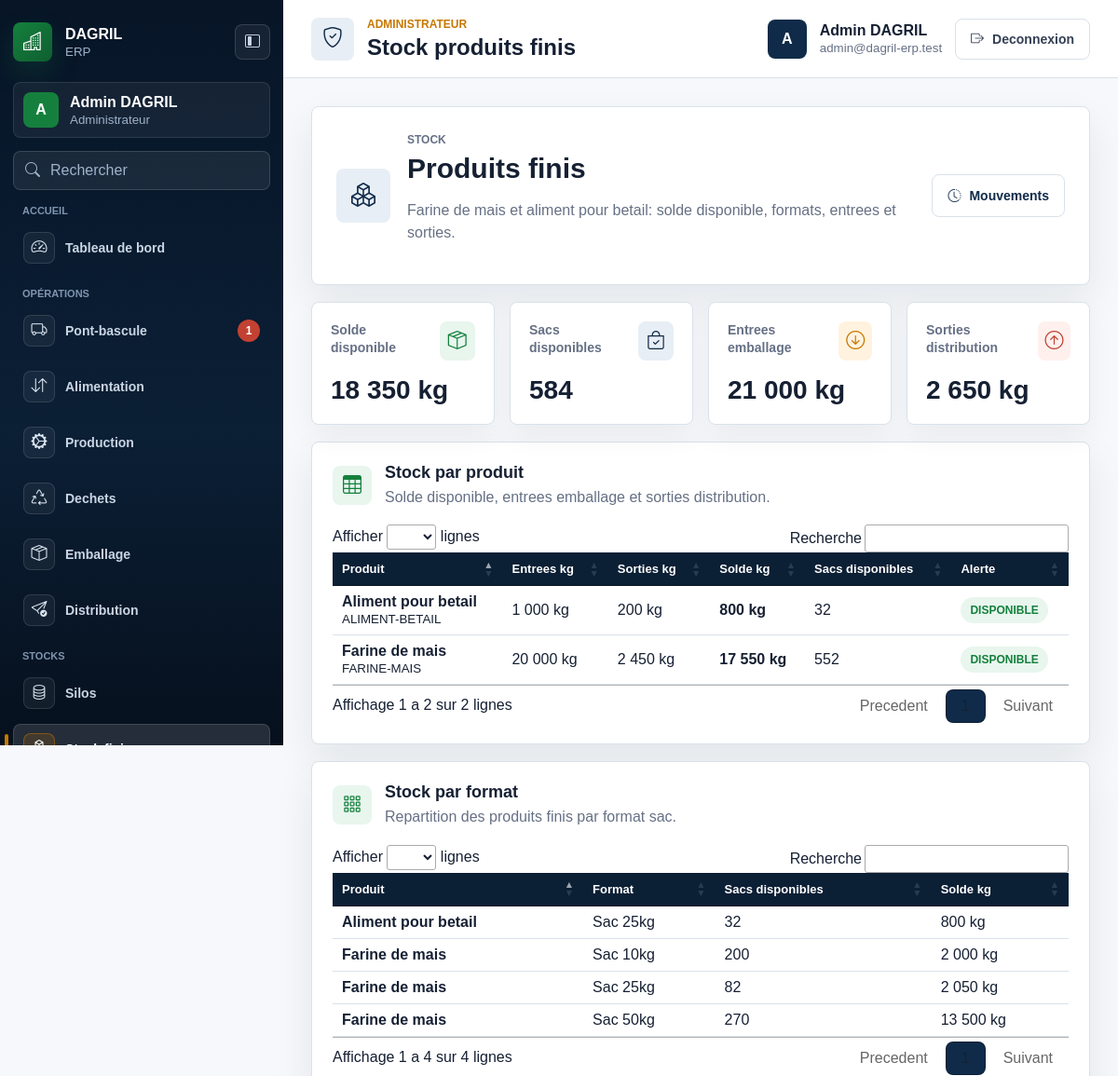
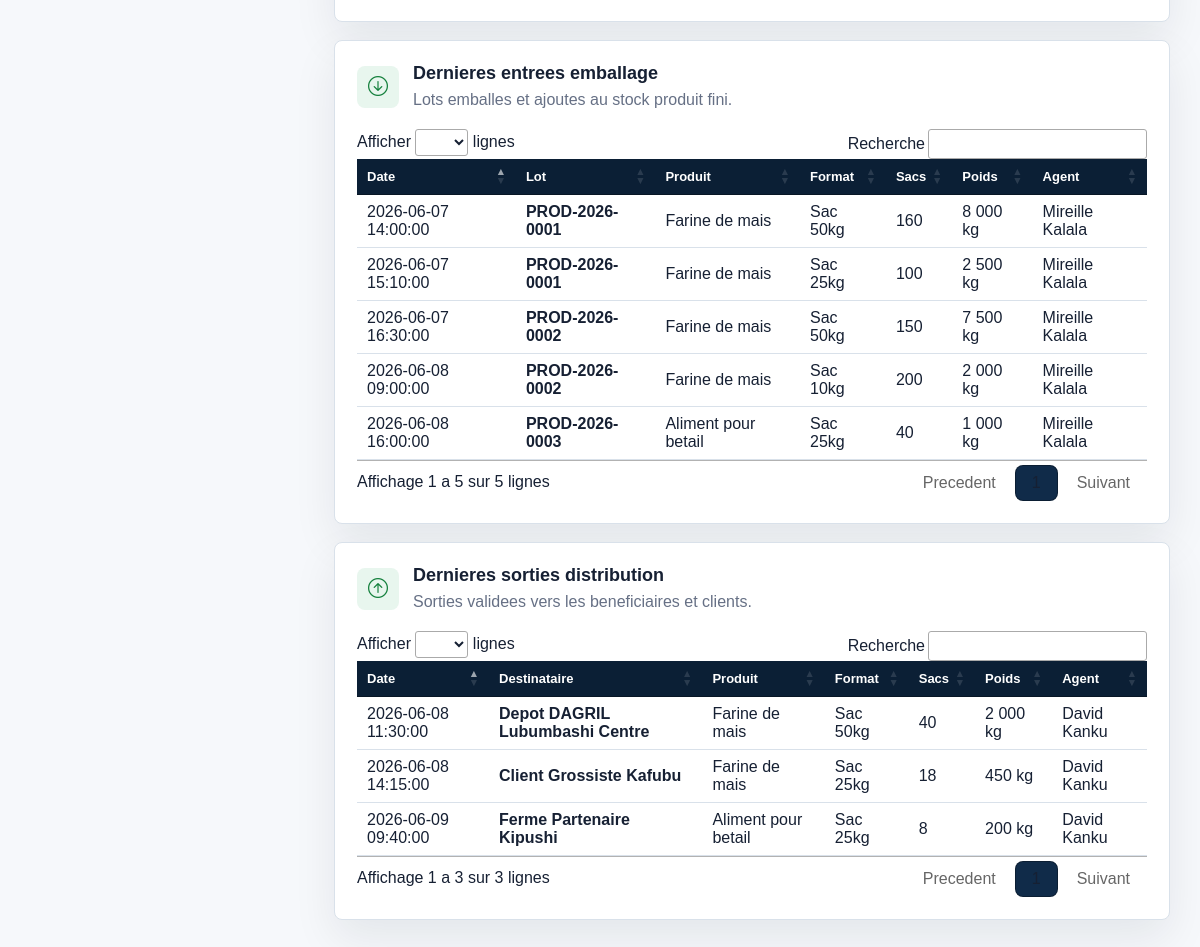
/finished-stocks (signed in), run on the app's committed database (2 pictures, top to bottom).
### tables this page shows
CREATE TABLE products (
  id INT UNSIGNED AUTO_INCREMENT PRIMARY KEY,
  name VARCHAR(150) NOT NULL,
  code VARCHAR(80) NOT NULL UNIQUE,
  category ENUM('raw_material', 'finished_product', 'waste') NOT NULL,
  unit VARCHAR(30) NOT NULL DEFAULT 'kg',
  status ENUM('active', 'inactive', 'pending', 'validated', 'cancelled') NOT NULL DEFAULT 'active',
  created_at TIMESTAMP NOT NULL DEFAULT CURRENT_TIMESTAMP,
  updated_at TIMESTAMP NULL DEFAULT NULL ON UPDATE CURRENT_TIMESTAMP,
  deleted_at TIMESTAMP NULL DEFAULT NULL
);

CREATE TABLE packaging (
  id INT UNSIGNED AUTO_INCREMENT PRIMARY KEY,
  production_batch_id INT UNSIGNED NOT NULL,
  bag_format_id INT UNSIGNED NOT NULL,
  product_id INT UNSIGNED NOT NULL,
  bags_count INT UNSIGNED NOT NULL DEFAULT 0,
  total_weight_kg DECIMAL(12,3) NOT NULL DEFAULT 0,
  packaged_at DATETIME NOT NULL,
  status ENUM('active', 'inactive', 'pending', 'validated', 'cancelled') NOT NULL DEFAULT 'pending',
  created_by INT UNSIGNED NULL,
  created_at TIMESTAMP NOT NULL DEFAULT CURRENT_TIMESTAMP,
  updated_at TIMESTAMP NULL DEFAULT NULL ON UPDATE CURRENT_TIMESTAMP,
  deleted_at TIMESTAMP NULL DEFAULT NULL,
  CONSTRAINT fk_packaging_production_batch FOREIGN KEY (production_batch_id) REFERENCES production_batches(id),
  CONSTRAINT fk_packaging_bag_format FOREIGN KEY (bag_format_id) REFERENCES bag_formats(id),
  CONSTRAINT fk_packaging_product FOREIGN KEY (product_id) REFERENCES products(id),
  CONSTRAINT fk_packaging_created_by FOREIGN KEY (created_by) REFERENCES users(id)
);

CREATE TABLE production_batches (
  id INT UNSIGNED AUTO_INCREMENT PRIMARY KEY,
  machine_feed_id INT UNSIGNED NOT NULL,
  product_id INT UNSIGNED NOT NULL,
  batch_number VARCHAR(100) NOT NULL UNIQUE,
  input_quantity_kg DECIMAL(12,3) NOT NULL,
  output_quantity_kg DECIMAL(12,3) NOT NULL DEFAULT 0,
  waste_quantity_kg DECIMAL(12,3) NOT NULL DEFAULT 0,
  started_at DATETIME NOT NULL,
  ended_at DATETIME NULL,
  status ENUM('active', 'inactive', 'pending', 'validated', 'cancelled') NOT NULL DEFAULT 'pending',
  created_by INT UNSIGNED NULL,
  validated_by INT UNSIGNED NULL,
  created_at TIMESTAMP NOT NULL DEFAULT CURRENT_TIMESTAMP,
  updated_at TIMESTAMP NULL DEFAULT NULL ON UPDATE CURRENT_TIMESTAMP,
  deleted_at TIMESTAMP NULL DEFAULT NULL,
  CONSTRAINT fk_production_batches_machine_feed FOREIGN KEY (machine_feed_id) REFERENCES machine_feeds(id),
  CONSTRAINT fk_production_batches_product FOREIGN KEY (product_id) REFERENCES products(id),
  CONSTRAINT fk_production_batches_created_by FOREIGN KEY (created_by) REFERENCES users(id),
  CONSTRAINT fk_production_batches_validated_by FOREIGN KEY (validated_by) REFERENCES users(id)
);

CREATE TABLE bag_formats (
  id INT UNSIGNED AUTO_INCREMENT PRIMARY KEY,
  name VARCHAR(120) NOT NULL,
  weight_kg DECIMAL(10,3) NOT NULL,
  status ENUM('active', 'inactive', 'pending', 'validated', 'cancelled') NOT NULL DEFAULT 'active',
  created_at TIMESTAMP NOT NULL DEFAULT CURRENT_TIMESTAMP,
  updated_at TIMESTAMP NULL DEFAULT NULL ON UPDATE CURRENT_TIMESTAMP,
  deleted_at TIMESTAMP NULL DEFAULT NULL
);

CREATE TABLE users (
  id INT UNSIGNED AUTO_INCREMENT PRIMARY KEY,
  role_id INT UNSIGNED NOT NULL,
  name VARCHAR(150) NOT NULL,
  email VARCHAR(190) NOT NULL UNIQUE,
  password VARCHAR(255) NOT NULL,
  phone VARCHAR(50) NULL,
  status ENUM('active', 'inactive', 'pending', 'validated', 'cancelled') NOT NULL DEFAULT 'active',
  last_login_at TIMESTAMP NULL DEFAULT NULL,
  created_at TIMESTAMP NOT NULL DEFAULT CURRENT_TIMESTAMP,
  updated_at TIMESTAMP NULL DEFAULT NULL ON UPDATE CURRENT_TIMESTAMP,
  deleted_at TIMESTAMP NULL DEFAULT NULL,
  CONSTRAINT fk_users_role FOREIGN KEY (role_id) REFERENCES roles(id)
);

CREATE TABLE distributions (
  id INT UNSIGNED AUTO_INCREMENT PRIMARY KEY,
  finished_stock_id INT UNSIGNED NOT NULL,
  product_id INT UNSIGNED NOT NULL,
  bag_format_id INT UNSIGNED NOT NULL,
  recipient_name VARCHAR(180) NOT NULL,
  transporter VARCHAR(180) NULL,
  exit_voucher VARCHAR(100) NOT NULL UNIQUE,
  quantity_bags INT UNSIGNED NOT NULL,
  total_weight_kg DECIMAL(12,3) NOT NULL,
  distributed_at DATETIME NOT NULL,
  status ENUM('active', 'inactive', 'pending', 'validated', 'cancelled') NOT NULL DEFAULT 'pending',
  created_by INT UNSIGNED NULL,
  validated_by INT UNSIGNED NULL,
  created_at TIMESTAMP NOT NULL DEFAULT CURRENT_TIMESTAMP,
  updated_at TIMESTAMP NULL DEFAULT NULL ON UPDATE CURRENT_TIMESTAMP,
  deleted_at TIMESTAMP NULL DEFAULT NULL,
  CONSTRAINT fk_distributions_finished_stock FOREIGN KEY (finished_stock_id) REFERENCES finished_stocks(id),
  CONSTRAINT fk_distributions_product FOREIGN KEY (product_id) REFERENCES products(id),
  CONSTRAINT fk_distributions_bag_format FOREIGN KEY (bag_format_id) REFERENCES bag_formats(id),
  CONSTRAINT fk_distributions_created_by FOREIGN KEY (created_by) REFERENCES users(id),
  CONSTRAINT fk_distributions_validated_by FOREIGN KEY (validated_by) REFERENCES users(id)
);

### app/views/finished_stocks/index.php (the view, shortened to what the rows shown need)
<?php
$availableKg = array_sum(array_map(function ($row) {
    return (float) $row['available_kg'];
}, $productStock));
$availableBags = array_sum(array_map(function ($row) {
    return (int) $row['available_bags'];
}, $productStock));
$entriesKg = array_sum(array_map(function ($row) {
    return (float) $row['entries_kg'];
}, $productStock));
$outputsKg = array_sum(array_map(function ($row) {
    return (float) $row['outputs_kg'];
}, $productStock));
?>
<section class="dashboard-hero">
    <span class="hero-icon"><i class="bi bi-boxes"></i></span>
    <div>
        <p class="section-label">Stock</p>
        <h2>Produits finis</h2>
        <p>Farine de mais et aliment pour betail: solde disponible, formats, entrees et sorties.</p>
    </div>
    <a href="<?= e(base_url('finished-stocks/movements')) ?>" class="page-action"><i class="bi bi-clock-history"></i><span>Mouvements</span></a>
</section>
<section class="metric-grid">
    <article class="metric-card"><div class="metric-card-top"><span>Solde disponible</span><span class="metric-icon tone-green"><i class="bi bi-box-seam"></i></span></div><strong><?= e(number_format($availableKg, 0, ',', ' ')) ?> kg</strong></article>
    <article class="metric-card"><div class="metric-card-top"><span>Sacs disponibles</span><span class="metric-icon tone-blue"><i class="bi bi-bag-check"></i></span></div><strong><?= e(number_format($availableBags, 0, ',', ' ')) ?></strong></article>
    <article class="metric-card"><div class="metric-card-top"><span>Entrees emballage</span><span class="metric-icon tone-orange"><i class="bi bi-arrow-down-circle"></i></span></div><strong><?= e(number_format($entriesKg, 0, ',', ' ')) ?> kg</strong></article>
    <article class="metric-card"><div class="metric-card-top"><span>Sorties distribution</span><span class="metric-icon tone-red"><i class="bi bi-arrow-up-circle"></i></span></div><strong><?= e(number_format($outputsKg, 0, ',', ' ')) ?> kg</strong></article>
</section>
<section class="table-panel">
    <div class="panel-heading"><span class="panel-icon"><i class="bi bi-table"></i></span><div><h3>Stock par produit</h3><p>Solde disponible, entrees emballage et sorties distribution.</p></div></div>
    <div class="table-responsive">
        <table id="finishedProductTable" class="enterprise-table">
            <thead>
                <tr>
                    <th>Produit</th>
                    <th>Entrees kg</th>
                    <th>Sorties kg</th>
                    <th>Solde kg</th>
                    <th>Sacs disponibles</th>
                    <th>Alerte</th>
                </tr>
            </thead>
            <tbody>
                <?php foreach ($productStock as $row): ?>
                    <?php $available = (float) $row['available_kg']; ?>
                    <tr>
                        <td><strong><?= e($row['name']) ?></strong><br><small><?= e($row['code']) ?></small></td>
                        <td><?= e(number_format((float) $row['entries_kg'], 0, ',', ' ')) ?> kg</td>
                        <td><?= e(number_format((float) $row['outputs_kg'], 0, ',', ' ')) ?> kg</td>
                        <td><strong><?= e(number_format($available, 0, ',', ' ')) ?> kg</strong></td>
                        <td><?= e(number_format((int) $row['available_bags'], 0, ',', ' ')) ?></td>
                        <td><span class="status-badge status-<?= $available <= 0 ? 'cancelled' : ($available <= 500 ? 'pending' : 'validated') ?>"><?= $available <= 0 ? 'Rupture' : ($available <= 500 ? 'Stock faible' : 'Disponible') ?></span></td>
                    </tr>
                <?php endforeach; ?>
            </tbody>
        </table>
    </div>
</section>
<section class="table-panel">
    <div class="panel-heading"><span class="panel-icon"><i class="bi bi-grid-3x3-gap"></i></span><div><h3>Stock par format</h3><p>Repartition des produits finis par format sac.</p></div></div>
    <div class="table-responsive">
        <table id="finishedFormatTable" class="enterprise-table">
            <thead>
                <tr>
                    <th>Produit</th>
                    <th>Format</th>
                    <th>Sacs disponibles</th>
                    <th>Solde kg</th>
                </tr>
            </thead>
            <tbody>
                <?php foreach ($formatStock as $row): ?>
                    <tr>
                        <td><strong><?= e($row['product_name']) ?></strong></td>
                        <td><?= e($row['format_name']) ?></td>
                        <td><?= e(number_format((int) $row['available_bags'], 0, ',', ' ')) ?></td>
                        <td><?= e(number_format((float) $row['available_kg'], 0, ',', ' ')) ?> kg</td>
                    </tr>
                <?php endforeach; ?>
            </tbody>
        </table>
    </div>
</section>
<section class="table-panel">
    <div class="panel-heading"><span class="panel-icon"><i class="bi bi-arrow-down-circle"></i></span><div><h3>Dernieres entrees emballage</h3><p>Lots emballes et ajoutes au stock produit fini.</p></div></div>
    <div class="table-responsive">
        <table id="finishedEntriesTable" class="enterprise-table">
            <thead>
                <tr>
                    <th>Date</th>
                    <th>Lot</th>
                    <th>Produit</th>
                    <th>Format</th>
                    <th>Sacs</th>
                    <th>Poids</th>
                    <th>Agent</th>
                </tr>
            </thead>
            <tbody>
                <?php foreach ($entries as $row): ?>
                    <tr>
                        <td><?= e($row['packaged_at']) ?></td>
                        <td><strong><?= e($row['batch_number']) ?></strong></td>
                        <td><?= e($row['product_name']) ?></td>
                        <td><?= e($row['format_name']) ?></td>
                        <td><?= e(number_format((int) $row['bags_count'], 0, ',', ' ')) ?></td>
                        <td><?= e(number_format((float) $row['total_weight_kg'], 0, ',', ' ')) ?> kg</td>
                        <td><?= e($row['agent_name'] ?: '-') ?></td>
                    </tr>
                <?php endforeach; ?>
            </tbody>
        </table>
    </div>
</section>
<section class="table-panel">
    <div class="panel-heading"><span class="panel-icon"><i class="bi bi-arrow-up-circle"></i></span><div><h3>Dernieres sorties distribution</h3><p>Sorties validees vers les beneficiaires et clients.</p></div></div>
    <div class="table-responsive">
        <table id="finishedOutputsTable" class="enterprise-table">
            <thead>
                <tr>
                    <th>Date</th>
                    <th>Destinataire</th>
                    <th>Produit</th>
                    <th>Format</th>
                    <th>Sacs</th>
                    <th>Poids</th>
                    <th>Agent</th>
                </tr>
            </thead>
            <tbody>
                <?php foreach ($outputs as $row): ?>
                    <tr>
                        <td><?= e($row['distributed_at']) ?></td>
                        <td><strong><?= e($row['recipient_name']) ?></strong></td>
                        <td><?= e($row['product_name']) ?></td>
                        <td><?= e($row['format_name']) ?></td>
                        <td><?= e(number_format((int) $row['quantity_bags'], 0, ',', ' ')) ?></td>
                        <td><?= e(number_format((float) $row['total_weight_kg'], 0, ',', ' ')) ?> kg</td>
                        <td><?= e($row['agent_name'] ?: '-') ?></td>
                    </tr>
                <?php endforeach; ?>
            </tbody>
        </table>
    </div>
</section>
<link rel="stylesheet" href="https://cdn.datatables.net/1.13.8/css/jquery.dataTables.min.css">

### app/core/Router.php (shortened to what the rows shown need)
<?php
class Router
{
    private $routes = [];
    public function add($method, $path, $handler, array $options = [])
    {
        $this->routes[] = [
            'method' => strtoupper($method),
            'path' => '/' . trim($path, '/'),
            'handler' => $handler,
            'auth' => $options['auth'] ?? false,
            'roles' => $options['roles'] ?? [],
        ];
    }
    public function dispatch($method, $uri)
    {
        $requestPath = rawurldecode(parse_url($uri, PHP_URL_PATH));
        $requestPath = '/' . trim($requestPath, '/');
        foreach ($this->routes as $route) {
            $params = [];
            if ($route['method'] === strtoupper($method) && $this->matches($route['path'], $requestPath, $params)) {
                return $this->execute($route['handler'], $params);
            }
        }
    }
    private function matches($routePath, $requestPath, array &$params)
    {
        $pattern = preg_replace('#\{([a-zA-Z_][a-zA-Z0-9_]*)\}#', '(?P<$1>[^/]+)', $routePath);
        $pattern = '#^' . $pattern . '$#';
        if (!preg_match($pattern, $requestPath, $matches)) {
            return false;
        }
        return true;
    }
    private function execute($handler, array $params = [])
    {
        if (is_string($handler) && strpos($handler, '@') !== false) {
            list($controller, $action) = explode('@', $handler, 2);
            $instance = new $controllerClass();
            return call_user_func_array([$instance, $action], $params);
        }
        throw new InvalidArgumentException('Invalid route handler.');
    }
}

### data on the page
products: name "Aliment pour betail", code "ALIMENT-BETAIL", entries_kg "1 000", outputs_kg "200", available "800", available_bags "32"
products: name "Farine de mais", code "FARINE-MAIS", entries_kg "20 000", outputs_kg "2 450", available "17 550", available_bags "552"
packaging: packaged_at "2026-06-08 16:00:00", production_batch.batch_number "PROD-2026-0003", product.name "Aliment pour betail", bag_format.name "Sac 25kg", bags_count "40", total_weight_kg "1 000", created_by.name "Mireille Kalala"
packaging: packaged_at "2026-06-08 09:00:00", production_batch.batch_number "PROD-2026-0002", product.name "Farine de mais", bag_format.name "Sac 10kg", bags_count "200", total_weight_kg "2 000", created_by.name "Mireille Kalala"
packaging: packaged_at "2026-06-07 16:30:00", production_batch.batch_number "PROD-2026-0002", product.name "Farine de mais", bag_format.name "Sac 50kg", bags_count "150", total_weight_kg "7 500", created_by.name "Mireille Kalala"
packaging: packaged_at "2026-06-07 15:10:00", production_batch.batch_number "PROD-2026-0001", product.name "Farine de mais", bag_format.name "Sac 25kg", bags_count "100", total_weight_kg "2 500", created_by.name "Mireille Kalala"
packaging: packaged_at "2026-06-07 14:00:00", production_batch.batch_number "PROD-2026-0001", product.name "Farine de mais", bag_format.name "Sac 50kg", bags_count "160", total_weight_kg "8 000", created_by.name "Mireille Kalala"
distributions: distributed_at "2026-06-09 09:40:00", recipient_name "Ferme Partenaire Kipushi", product.name "Aliment pour betail", bag_format.name "Sac 25kg", quantity_bags "8", total_weight_kg "200", created_by.name "David Kanku"
distributions: distributed_at "2026-06-08 14:15:00", recipient_name "Client Grossiste Kafubu", product.name "Farine de mais", bag_format.name "Sac 25kg", quantity_bags "18", total_weight_kg "450", created_by.name "David Kanku"
distributions: distributed_at "2026-06-08 11:30:00", recipient_name "Depot DAGRIL Lubumbashi Centre", product.name "Farine de mais", bag_format.name "Sac 50kg", quantity_bags "40", total_weight_kg "2 000", created_by.name "David Kanku"

### other printed values
$group['label'] "ACCUEIL"
$item['label'] "Tableau de bord"
$group['label'] "OPÉRATIONS"
$item['label'] "Pont-bascule"
$item['badge_value'] "1"
$item['label'] "Alimentation"
$item['label'] "Production"
$item['label'] "Dechets"
$item['label'] "Emballage"
$item['label'] "Distribution"
$group['label'] "STOCKS"
$item['label'] "Silos"
$availableKg "18 350"
$availableBags "584"
$entriesKg "21 000"
